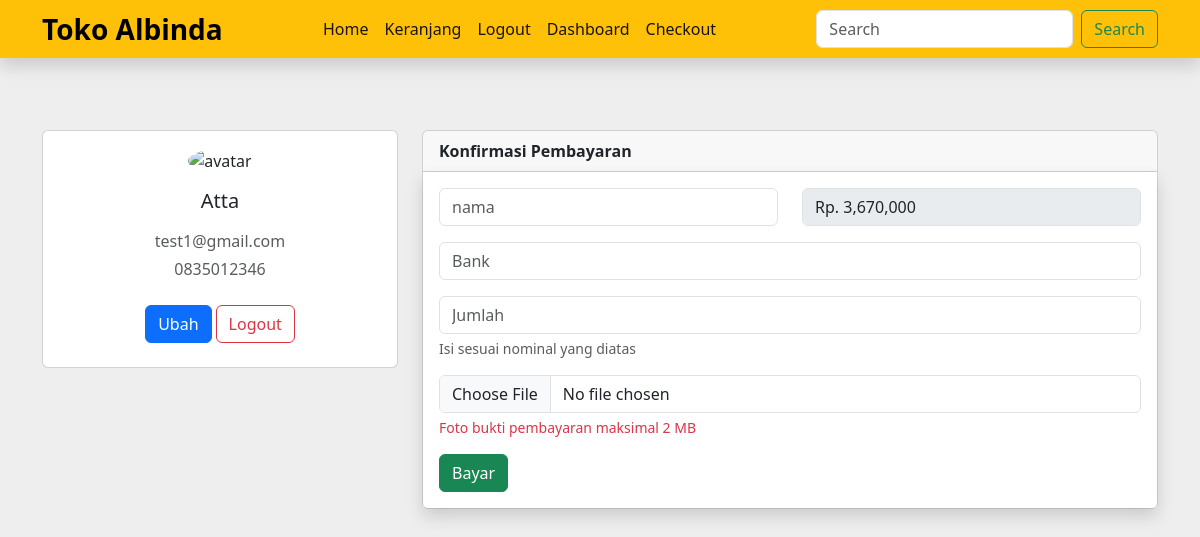
Screenshot of /bayar.php?id=16 (signed in) with the database file from the repository.
### tables this page shows
CREATE TABLE `pelanggan` (
  `id_pelanggan` int(50) NOT NULL,
  `email_pelanggan` varchar(50) NOT NULL,
  `password_pelanggan` varchar(50) NOT NULL,
  `nama_pelanggan` text NOT NULL,
  `telepon_pelanggan` varchar(50) NOT NULL,
  `alamat_pelanggan` text NOT NULL
);

CREATE TABLE `pembelian` (
  `id_pembelian` int(11) NOT NULL,
  `id_pelanggan` int(11) NOT NULL,
  `id_ongkir` int(11) NOT NULL,
  `tanggal_pembelian` date NOT NULL,
  `total_pembelian` int(11) NOT NULL,
  `status_pembelian` varchar(100) NOT NULL DEFAULT 'pending'
);

### bayar.php (the view, shortened to what this page needs)
<?php
include "koneksi.php";
$id_pem = $_GET["id"];
$ambil = $koneksi->query("SELECT * FROM pembelian WHERE id_pembelian = '$id_pem'");
$detail_pem = $ambil->fetch_assoc();
$id_pelanggan_login = $_SESSION["pelanggan"]["id_pelanggan"];
?>
<!DOCTYPE html>
<html lang="en">
<head>
</head>
<body style="background-color: #eee;">
    <?php include "navbar.php" ?>
<section>
    <div class="container py-5">
        <?php
        $ambil = $koneksi->query("SELECT * FROM pelanggan WHERE id_pelanggan = '$id_pelanggan_login'");
        $pecah = $ambil->fetch_assoc();
        ?>
        <div class="row">
        <div class="col-lg-4">
            <div class="card mb-4">
            <div class="card-body text-center">
                <img src="https://images.unsplash.com/photo-1438761681033-6461ffad8d80?ixlib=rb-4.0.3&ixid=M3wxMjA3fDB8MHxwaG90by1wYWdlfHx8fGVufDB8fHx8fA%3D%3D&auto=format&fit=crop&w=870&q=80" alt="avatar"
                class="rounded-circle img-fluid" style="width: 150px;">
                <h5 class="my-3"><?php echo $pecah['nama_pelanggan'];  ?></h5>
                <p class="text-muted mb-1"><?php echo $pecah['email_pelanggan'];  ?></p>
                <p class="text-muted mb-4"><?php echo $pecah['telepon_pelanggan'];  ?></p>
                <div class="d-flex justify-content-center mb-2">
                <button type="button" class="btn btn-primary">Ubah</button>
                <a href="logout.php"><button type="button" class="btn btn-outline-danger ms-1">Logout</button></a>
                </div>
            </div>
            </div>
        </div>
        <div class="col-lg-8">
            <div class="card mb-4">
                <div class="card-header fw-bold">
                    Konfirmasi Pembayaran
                </div>
            <div class="card-body shadow">
                <form action="" method="post" enctype="multipart/form-data">
                <div class="row">
                    <div class="col">
                        <input type="text" class="form-control" name="nama" placeholder="nama" aria-label="First name">
                    </div>
                    <div class="col">
                    <input class="form-control" type="text" value="Rp. <?php echo number_format($detail_pem['total_pembelian'])?>" aria-label="Disabled input example" disabled readonly>
                    </div>
                </div>
                <div class="mb-3 mt-3">
                    <input type="text" class="form-control" name="bank" id="formGroupExampleInput" placeholder="Bank">
                </div>
                <div class="mb-3">
                    <input type="number" class="form-control" name="jumlah" id="formGroupExampleInput2" placeholder="Jumlah" >
                    <div id="emailHelp" class="form-text">Isi sesuai nominal yang diatas</div>
                </div>
                <div class="mb-3">
                    <input type="file" class="form-control" name="bukti" id="formGroupExampleInput2" >
                    <div id="emailHelp" class="form-text text-danger">Foto bukti pembayaran maksimal 2 MB</div>
                </div>
                <button class="btn btn-success" name="bayar">Bayar</button>
                </form>
            </div>
            </div>
</section>
</body>
</html>

### rows the page displays
pelanggan: nama_pelanggan "Atta", email_pelanggan "test1@gmail.com", telepon_pelanggan "0835012346"
pembelian: total_pembelian "Rp. 3,670,000"
